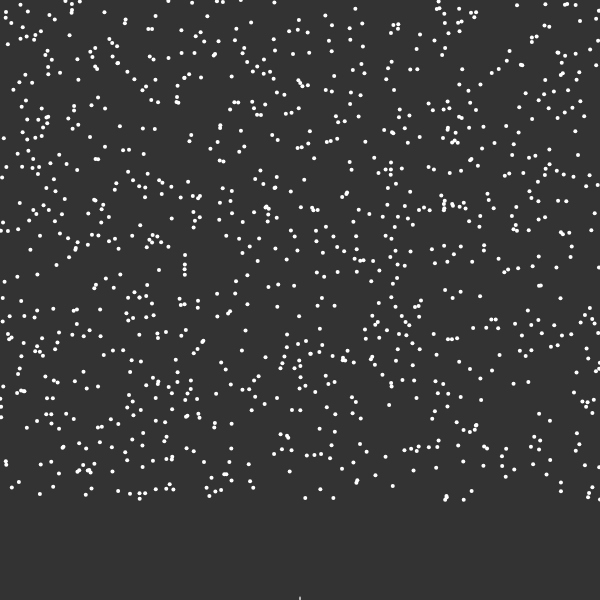
Frame 1 (no input)
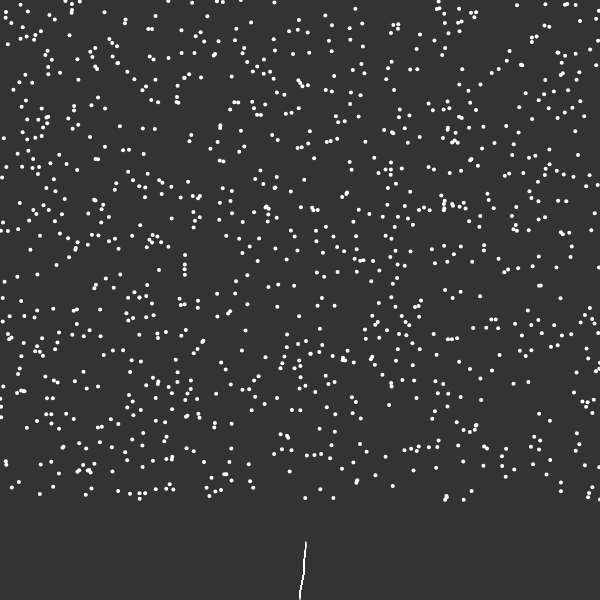
Frame 60 (no input)
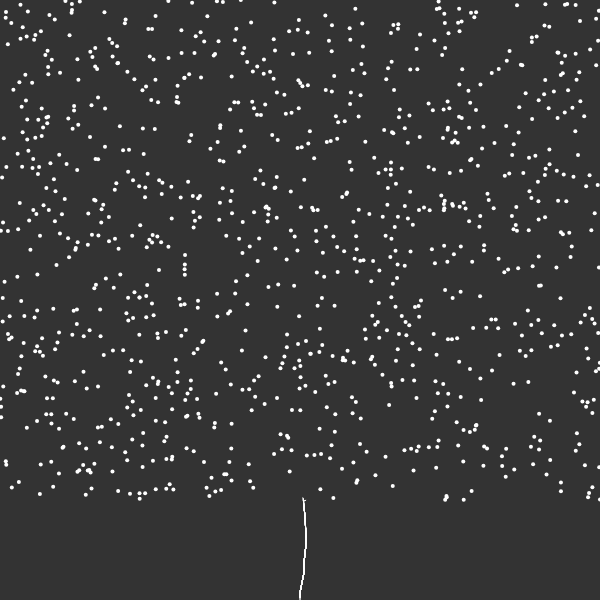
Frame 120 (the mouse pressed at the canvas centre since frame 60)

The p5.js sketch that drew these frames (run headless with seeded random() and noise() and a simulated clock; from frame 60 on, the mouse is pressed at the canvas centre):

// p5.js sketch
// ── sketch.js
var tree;
var max_dist = 100;
var min_dist = 10;

function setup(){
	createCanvas(600,600);
	tree = new Tree();
}

function draw(){
	background(51);
	tree.show();
	tree.grow();
}
// ── branch.js
function Branch(parent, pos, direction){
	this.pos = pos;
	this.parent = parent;
	this.direction = direction;
	this.originalDirection = direction.copy();
	this.count = 0;
	this.length = 5;

	this.reset = function(){
		this.direction = this.originalDirection.copy();
		count = 0;
	}

	this.next = function(){
		var nextDirection = p5.Vector.mult(this.direction, this.length);
		var nextPosition = p5.Vector.add(this.pos, this.direction);
		var nextBranch = new Branch(this, nextPosition, this.direction.copy());
		return nextBranch;
	}

	this.show = function(){
		if(parent != null){
			stroke(255);
			line(this.pos.x, this.pos.y, this.parent.pos.x, this.parent.pos.y);
		}
	}
}
// ── leaf.js
function Leaf(){
	this.pos = createVector(random(width), random(height-100));
	this.reached = false;

	this.show = function(){
		fill(255);
		noStroke();
		ellipse(this.pos.x, this.pos.y, 4, 4);
	}
}
// ── tree.js
function Tree(){
	this.leaves = [];
	this.branches = [];

	for(var i = 0; i < 1000; i++){
		this.leaves.push(new Leaf());
	}

	var pos = createVector(width/2, height);
	var direction = createVector(0, -1);
	var root = new Branch(null, pos, direction);
	this.branches.push(root);

	var current = root;
	var found = false;
	
	while(!found){
		for(var i = 0; i < this.leaves.length; i++){
			var d = p5.Vector.dist(current.pos, this.leaves[i].pos);
			if(d < max_dist){
				found = true;
			}
		}
		if(!found){
			var branch = current.next();
			current = branch;
			this.branches.push(current);
		}
	}

	this.grow = function(){
		for(var i = 0; i < this.leaves.length; i++){
			var leaf = this.leaves[i];
			var closestBranch = null;
			var record = 100000;
			for(var j = 0; j < this.branches.length; j++){
				var branch = this.branches[j];
				var d = p5.Vector.dist(leaf.pos, branch.pos);
				if(d < min_dist){
					leaf.reached = true;
					closestBranch = null;
					break;
				} else if(d > max_dist){

				} else if(closestBranch == null || d < record){
					closestBranch = branch;
					record = d;
				}
			}

			if(closestBranch != null){
				var newDirection = p5.Vector.sub(leaf.pos, closestBranch.pos);
				newDirection.normalize();
				closestBranch.direction.add(newDirection);
				closestBranch.count++;
			}
		}

		for(var i = this.leaves.length-1; i >= 0; i--){
			if(this.leaves[i].reached){
				this.leaves.splice(i, 1);
			}
		}

		for(var i = this.branches.length-1; i >= 0; i--){
			var branch = this.branches[i];
			if(branch.count > 0){
				branch.direction.div(branch.count + 1);
				this.branches.push(branch.next());
			}
			branch.reset();
		}

	}

	this.show = function(){
		for(var i = 0; i < this.leaves.length; i++){
			this.leaves[i].show();
		}
		for(var i = 0; i < this.branches.length; i++){
			this.branches[i].show();
		}
	}
}
